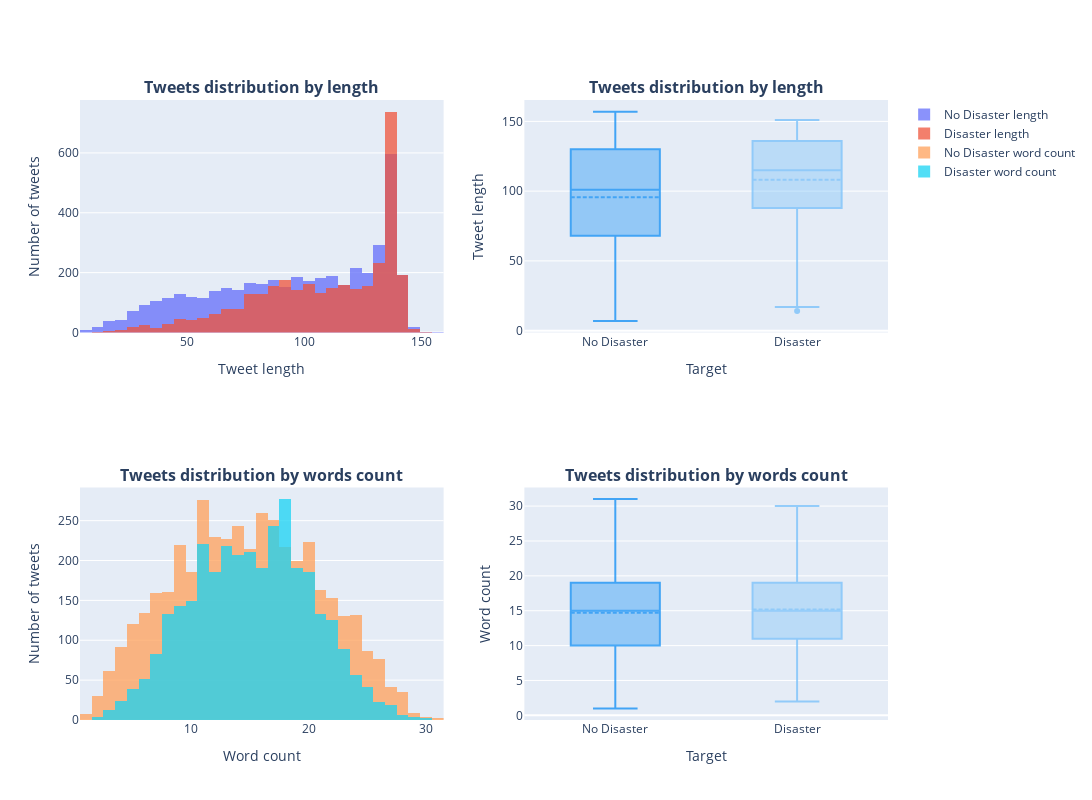

The cell this chart's notebook holds for it:
### Code cell
df['word count'] = df.text.apply(lambda x: len(x.split()))
df['tweet length'] = df.text.apply(len)
df['Target'] = np.where(df['target']==0, 'No Disaster', 'Disaster')

fig = make_subplots(rows=2, 
                    cols=2, 
                    subplot_titles=(
                        "<b>Tweets distribution by length</b>",
                        "<b>Tweets distribution by length</b>",
                        "<b>Tweets distribution by words count</b>",
                        "<b>Tweets distribution by words count</b>"
                    )
                   )

# Figure 1
fig.add_trace(
    go.Histogram(
        x=df.loc[df["Target"]=="No Disaster", "tweet length"],
        name="No Disaster length"
    ),
    row=1,
    col=1
)
fig.add_trace(
    go.Histogram(
        x=df.loc[df["Target"]=="Disaster", "tweet length"], 
        name="Disaster length"
    ),
    row=1,
    col=1
)

fig['layout']['xaxis1']['title']='Tweet length'
fig['layout']['yaxis1']['title']='Number of tweets'

# Figure 2
fig.add_trace(
    go.Box(
        x=df.loc[df["Target"]=="No Disaster", "Target"], 
        y=df.loc[df["Target"]=="No Disaster", "tweet length"], 
        name="word count",
        marker_color='#0c8df5',
        boxmean=True,
        showlegend=False
    ), 
    row=1, 
    col=2
)

fig.add_trace(
    go.Box(
        x=df.loc[df["Target"]=="Disaster", "Target"], 
        y=df.loc[df["Target"]=="Disaster", "tweet length"], 
        name="word count",
        marker_color='#75bffa',
        boxmean=True,
        showlegend=False
    ), 
    row=1, 
    col=2)

fig['layout']['xaxis2']['title']='Target'
fig['layout']['yaxis2']['title']='Tweet length'

# Figure 3
fig.add_trace(
    go.Histogram(
        x=df.loc[df["Target"]=="No Disaster", "word count"],
        name="No Disaster word count",
    ),
    row=2,
    col=1
)
fig.add_trace(
    go.Histogram(
        x=df.loc[df["Target"]=="Disaster", "word count"], 
        name="Disaster word count"
    ),
    row=2,
    col=1
)
fig['layout']['xaxis3']['title']='Word count'
fig['layout']['yaxis3']['title']='Number of tweets'


# Figure 4
fig.add_trace(
    go.Box(
        x=df.loc[df["Target"]=="No Disaster", "Target"], 
        y=df.loc[df["Target"]=="No Disaster", "word count"], 
        name="tweet length",
        marker_color='#0c8df5',
        boxmean=True,
        showlegend=False
    ), 
    row=2, 
    col=2)

fig.add_trace(
    go.Box(
        x=df.loc[df["Target"]=="Disaster", "Target"], 
        y=df.loc[df["Target"]=="Disaster", "word count"], 
        name="tweet length",
        marker_color='#75bffa',
        boxmean=True,
        showlegend=False,
    ), 
    row=2, 
    col=2)
fig['layout']['xaxis4']['title']='Target'
fig['layout']['yaxis4']['title']='Word count'



# Overlay both histograms
fig.update_layout(barmode='overlay', height=800, width=1200)
# Reduce opacity to see both histograms
fig.update_traces(opacity=0.75)
fig.show()

### Figure 1 — Plotly figure (JSON) as saved in the notebook; plotly's stock layout.template omitted (floating-point values rounded to 4 significant figures; data arrays with more than 128 entries replaced by an {"elided": "..."} marker saying what was removed)
{"data": [{"name": "No Disaster length", "opacity": 0.75, "type": "histogram", "x": {"elided": "4342 int values"}, "xaxis": "x", "yaxis": "y"}, {"name": "Disaster length", "opacity": 0.75, "type": "histogram", "x": {"elided": "3271 int values"}, "xaxis": "x", "yaxis": "y"}, {"boxmean": true, "marker": {"color": "#0c8df5"}, "name": "word count", "opacity": 0.75, "showlegend": false, "type": "box", "x": {"elided": "4342 str values"}, "xaxis": "x2", "y": {"elided": "4342 int values"}, "yaxis": "y2"}, {"boxmean": true, "marker": {"color": "#75bffa"}, "name": "word count", "opacity": 0.75, "showlegend": false, "type": "box", "x": {"elided": "3271 str values"}, "xaxis": "x2", "y": {"elided": "3271 int values"}, "yaxis": "y2"}, {"name": "No Disaster word count", "opacity": 0.75, "type": "histogram", "x": {"elided": "4342 int values"}, "xaxis": "x3", "yaxis": "y3"}, {"name": "Disaster word count", "opacity": 0.75, "type": "histogram", "x": {"elided": "3271 int values"}, "xaxis": "x3", "yaxis": "y3"}, {"boxmean": true, "marker": {"color": "#0c8df5"}, "name": "tweet length", "opacity": 0.75, "showlegend": false, "type": "box", "x": {"elided": "4342 str values"}, "xaxis": "x4", "y": {"elided": "4342 int values"}, "yaxis": "y4"}, {"boxmean": true, "marker": {"color": "#75bffa"}, "name": "tweet length", "opacity": 0.75, "showlegend": false, "type": "box", "x": {"elided": "3271 str values"}, "xaxis": "x4", "y": {"elided": "3271 int values"}, "yaxis": "y4"}], "layout": {"annotations": [{"font": {"size": 16}, "showarrow": false, "text": "<b>Tweets distribution by length</b>", "x": 0.225, "xanchor": "center", "xref": "paper", "y": 1, "yanchor": "bottom", "yref": "paper"}, {"font": {"size": 16}, "showarrow": false, "text": "<b>Tweets distribution by length</b>", "x": 0.775, "xanchor": "center", "xref": "paper", "y": 1, "yanchor": "bottom", "yref": "paper"}, {"font": {"size": 16}, "showarrow": false, "text": "<b>Tweets distribution by words count</b>", "x": 0.225, "xanchor": "center", "xref": "paper", "y": 0.375, "yanchor": "bottom", "yref": "paper"}, {"font": {"size": 16}, "showarrow": false, "text": "<b>Tweets distribution by words count</b>", "x": 0.775, "xanchor": "center", "xref": "paper", "y": 0.375, "yanchor": "bottom", "yref": "paper"}], "barmode": "overlay", "height": 800, "width": 1200, "xaxis": {"anchor": "y", "domain": [0, 0.45], "title": {"text": "Tweet length"}}, "xaxis2": {"anchor": "y2", "domain": [0.55, 1], "title": {"text": "Target"}}, "xaxis3": {"anchor": "y3", "domain": [0, 0.45], "title": {"text": "Word count"}}, "xaxis4": {"anchor": "y4", "domain": [0.55, 1], "title": {"text": "Target"}}, "yaxis": {"anchor": "x", "domain": [0.625, 1], "title": {"text": "Number of tweets"}}, "yaxis2": {"anchor": "x2", "domain": [0.625, 1], "title": {"text": "Tweet length"}}, "yaxis3": {"anchor": "x3", "domain": [0, 0.375], "title": {"text": "Number of tweets"}}, "yaxis4": {"anchor": "x4", "domain": [0, 0.375], "title": {"text": "Word count"}}}}
